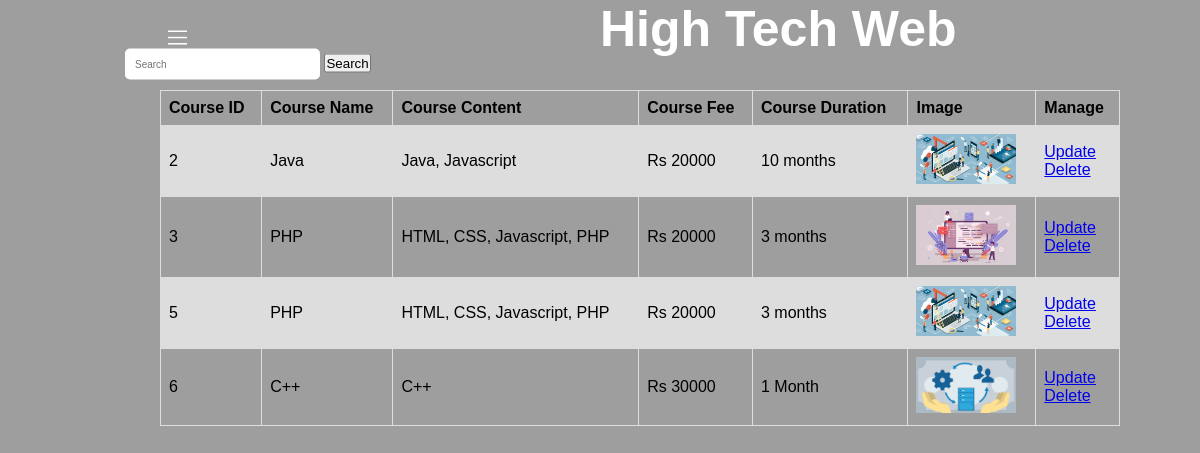
Page /Admin/manageCourses.php on the committed database.
### tables this page shows
CREATE TABLE `course` (
  `id` int(100) NOT NULL,
  `name` varchar(100) NOT NULL,
  `content` varchar(100) NOT NULL,
  `fee` varchar(100) NOT NULL,
  `duration` varchar(100) NOT NULL,
  `img` text NOT NULL
);

### Admin/manageCourses.php (the view, shortened to what this page needs)
<?php  include "../db.php"; ?>
<!doctype html>
<html>
<head>
<link rel="stylesheet" href="styles.css">
</head>
<body>
    <h2> High Tech Web</h2>
    <div class="search">
    <form class="example" action="manageCourses.php" method="post">
        <input type="text" name="search" placeholder="Search">
        <button name="submit" type="submit"></i>Search</button>
    </div>
    <table class="table">
        <tr>
          <th>Course ID</th>
          <th>Course Name</th>
          <th>Course Content</th>
          <th>Course Fee</th>
          <th>Course Duration</th>
          <th>Image</th>
          <th>Manage</th>
        </tr>
        <?php
        if (isset($_POST['submit'])) {
          $search  = $_POST['search'];
          $query = "SELECT * FROM course WHERE name = '$search' ";
          $select_customer = mysqli_query($connection, $query);
          foreach ($select_customer as $key => $row) {
            $id = $row['id'];
            $name = $row['name'];
            $content = $row['content'];
            $fee = $row['fee'];
            $duration = $row['duration'];
            $img = $row['img'];
            echo "<tr>";
            echo "<td>$id</td>";
            echo "<td>$name</td>";
            echo "<td>$content</td>";
            echo "<td>$fee</td>";
            echo "<td>$duration</td>";
            echo "<td>$img</td>";
            echo "<td><a href='edit_customer.php?edit={$id}'>Update</a><br><a href='edit_customer.php?Delete={$id}'>Delete</a></td>";
            echo "</tr>";
          }
        } else {
          $query = "select * from course";
          $select_customer = mysqli_query($connection, $query);
          while ($row = mysqli_fetch_assoc($select_customer)) {
            $id = $row['id'];
            $name = $row['name'];
            $content = $row['content'];
            $fee = $row['fee'];
            $duration = $row['duration'];
            $img = $row['img'];
            echo "<tr>";
            echo "<td>$id</td>";
            echo "<td>$name</td>";
            echo "<td>$content</td>";
            echo "<td>$fee</td>";
            echo "<td>$duration</td>";
            echo "<td><img width='100' src='../img/$img'></td>";
            echo "<td><a href='updateCourses.php?edit={$id}'>Update</a><br><a href='manageCourses.php?delete={$id}'>Delete</a></td>";
            echo "</tr>";
          }
        }
        ?>
      </table>
<main>
    <img src="menu_64px.png" id="menuBtn">
</main>
</body>
</html>

### Admin/styles.css (style rules this page uses)
h2 { padding-left: 600px; font-size: 50px; color: white; }
#menuBtn { width: 25px; position: fixed; left: 165px; top: 25px; z-index: 2; cursor: pointer; }
body { background-color:#9e9e9e; margin:0; background-size: cover; }
* { margin: 0; padding: 0; font-family: sans-serif; }
table { margin-left: 10rem; margin-top: 2rem; font-family: arial, sans-serif; border-collapse: collapse; width: 80%; }
td, th { border: 1px solid #dddddd; text-align: left; padding: 8px; }
tr:nth-child(even) { background-color: #dddddd; }

### Admin/manageCourses.php (style rules this page uses)
.search { width: 350px; top: 8%; left: 25%; transform: translate(-50%, -50%); position: absolute; }
.search input { font-size: 10px; width: 50%; padding: 10px 10px; border: 0; outline: none; border-radius: 5px; }

### rows in the picture
course: id "2", name "Java", content "Java, Javascript", fee "Rs 20000", duration "10 months", img (picture)
course: id "3", name "PHP", content "HTML, CSS, Javascript, PHP", fee "Rs 20000", duration "3 months", img (picture)
course: id "5", name "PHP", content "HTML, CSS, Javascript, PHP", fee "Rs 20000", duration "3 months", img (picture)
course: id "6", name "C++", content "C++", fee "Rs 30000", duration "1 Month", img (picture)
